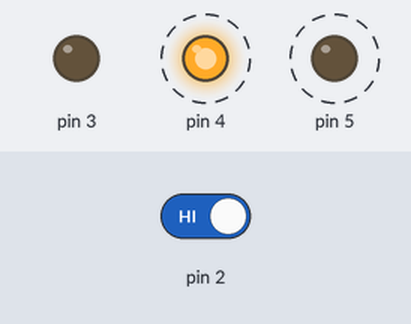
Recording of a sketch running on a simulated Arduino Uno, built with avr-gcc and run on an emulated ATmega328P. On the bench: output pins drawn as LEDs (lit = HIGH). Dashed ring = blinking. The test bench sets the inputs (shaded band); at power-on: pin 2 HIGH.

Above: at 2.8 s.
2.9 s: pin 2 driven LOW
At 3.9 s:
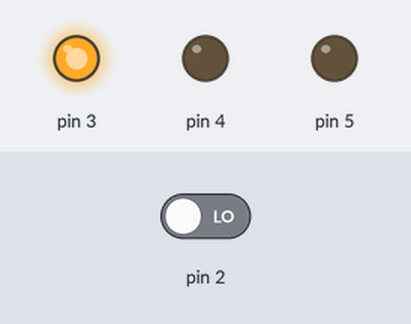
4.5 s: pin 2 driven HIGH
At 4.9 s:
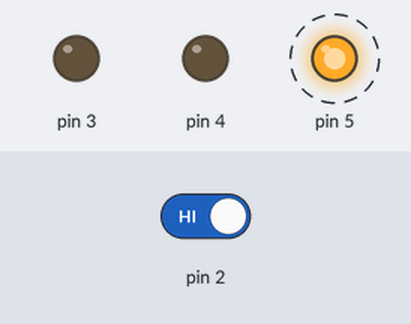
Timing chart, 0 to 14.5 s (numbered marks = the images above; inputs shaded):
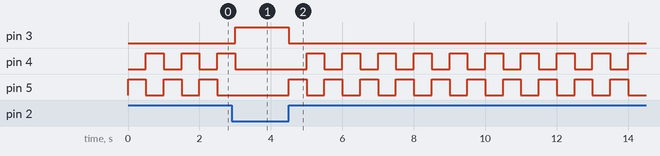

Measured:
- after the input at 2.9 s, pin 3: LOW → HIGH after 0.10 s; pin 4: goes on until 3.0 s, then stays LOW; pin 5: stays LOW (without the input it goes to HIGH after 0.10 s)
- after the input at 4.5 s, pin 3: HIGH → LOW at once; pin 4: alternates HIGH for 0.50 s and LOW for 0.50 s, starting after 0.50 s; pin 5: alternates HIGH for 0.50 s and LOW for 0.50 s, starting at once
- by itself, pin 4, pin 5: alternates HIGH for 0.50 s and LOW for 0.50 s

The sketch:

project2SpaceShipInterface.ino
```cpp
int switchState = 0;

void setup()
{
  pinMode(3, OUTPUT);
  pinMode(4, OUTPUT);
  pinMode(5, OUTPUT);
  pinMode(2, INPUT);

}

void loop()
{
  switchState = digitalRead(2);

  // the button is not pressed
  if(switchState == LOW)
  {
    digitalWrite(3, HIGH); //green
    digitalWrite(4, LOW); //red
    digitalWrite(5, LOW); //red
  }
  // the button is pressed
  else
  {
    digitalWrite(3, LOW);
    digitalWrite(4, LOW);
    digitalWrite(5, HIGH);

    delay(500); // wait a quarter second

    //toggle the LED lights
    digitalWrite(4, HIGH);
    digitalWrite(5, LOW);
    delay(500); // wait for a quarter second
//
//    digitalWrite(3, HIGH);
//    digitalWrite(4, LOW);
//    digitalWrite(5, LOW);
//    delay(500);
//
//    digitalWrite(4, HIGH);
//    digitalWrite(3, LOW);
//    delay(500);

  }

}
```
